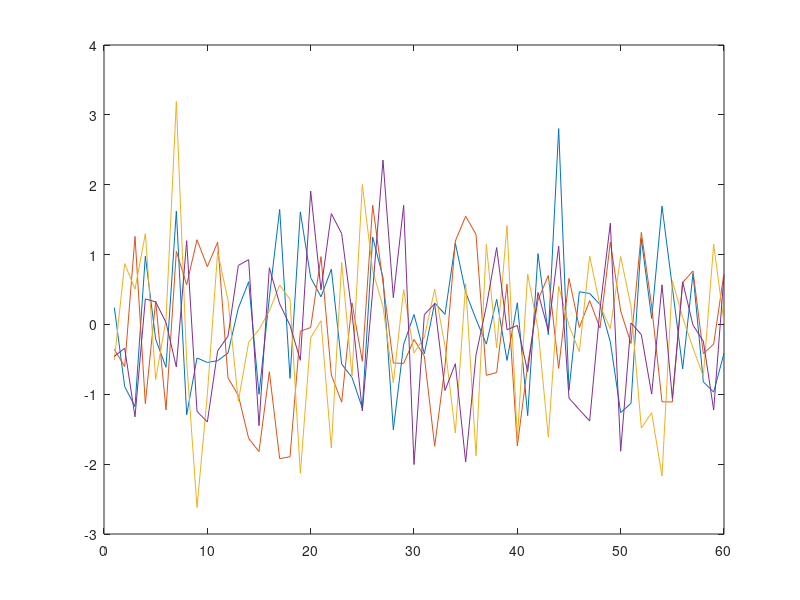

Write MATLAB code to recreate this figure. (Note: this script raises an error after producing the figure.)
samples = 60;
chains  =  4;
figname = 'test';

plot(randn(samples, chains));

print(gcf, '-depsc', '-loose', figname)

str.figname = figname;
str.samples = samples;
str.chains  = chains;

str2tex(struct('chains', chains, 'samples', samples, 'fig1', figname), ...
    'mldat', 'mlg')